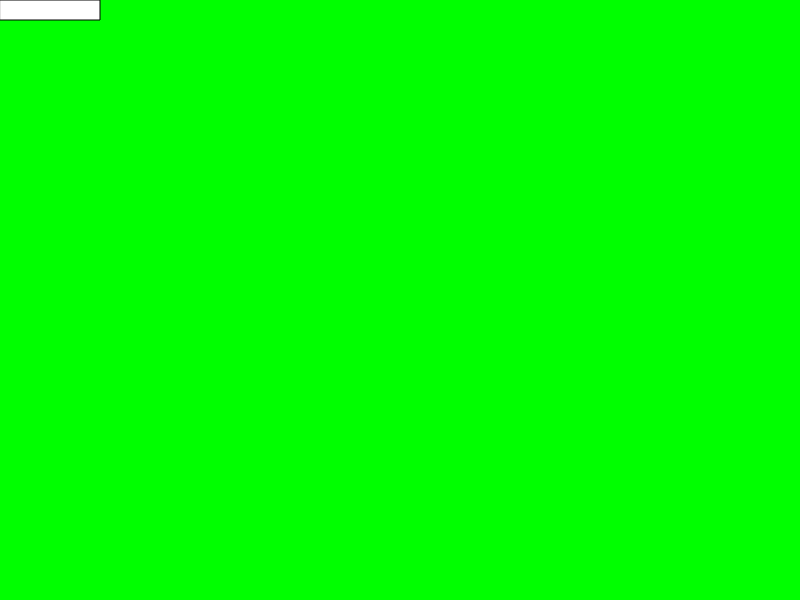
Frame 1 (no input)
Frame 60 (no input): identical to frame 1, image omitted
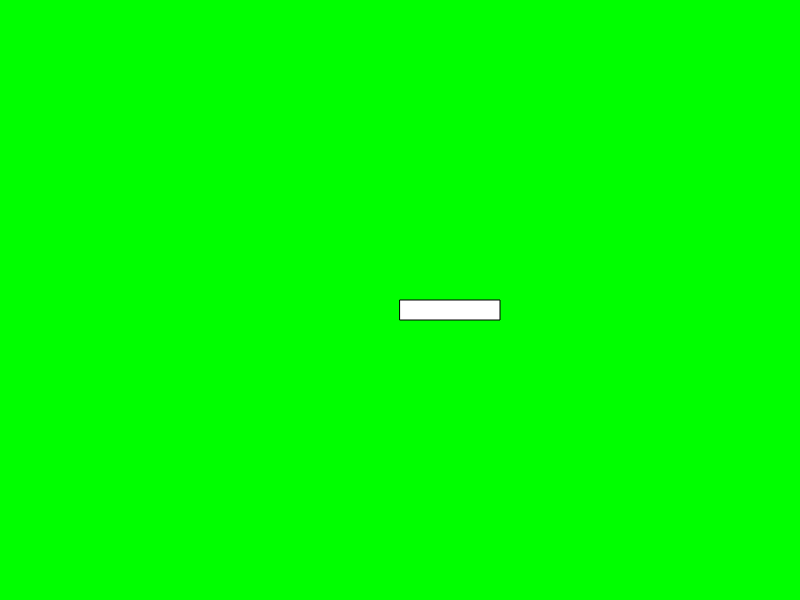
Frame 120 (the mouse pressed at the canvas centre since frame 60)

The p5.js sketch that drew these frames (run headless with seeded random() and noise() and a simulated clock; from frame 60 on, the mouse is pressed at the canvas centre):

// p5.js sketch
// ── sketch.js
function setup() {
createCanvas(800,600);
}

function draw() {
  background(0,255,0);
  rect(mouseX,mouseY,100,20)
}
